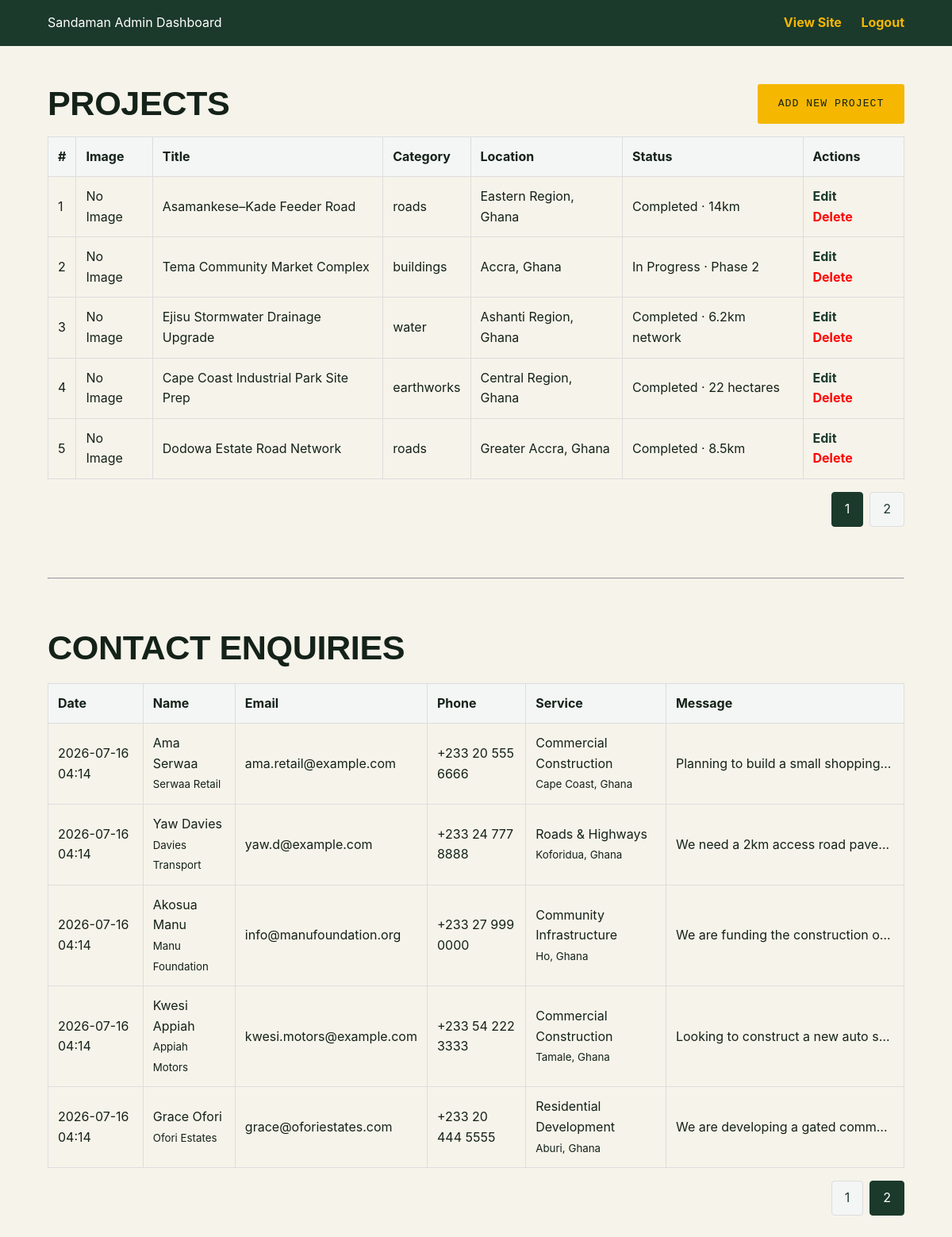
The app's page /admin/index.php?p_proj=1&p_cont=2 (signed in) with its own data.
### tables this page shows
CREATE TABLE IF NOT EXISTS projects (
    id INT AUTO_INCREMENT PRIMARY KEY,
    category VARCHAR(50) NOT NULL,
    location VARCHAR(255),
    title VARCHAR(255) NOT NULL,
    status VARCHAR(100),
    image_url VARCHAR(255),
    created_at TIMESTAMP DEFAULT CURRENT_TIMESTAMP
);

CREATE TABLE IF NOT EXISTS contacts (
    id INT AUTO_INCREMENT PRIMARY KEY,
    name VARCHAR(255) NOT NULL,
    company VARCHAR(255),
    email VARCHAR(255) NOT NULL,
    phone VARCHAR(50),
    service VARCHAR(100),
    location VARCHAR(255),
    message TEXT NOT NULL,
    created_at TIMESTAMP DEFAULT CURRENT_TIMESTAMP
);

### admin/index.php (the view, shortened to what this page needs)
<?php
require_once '../db/db.php';
$limit = 5;
$p_cont = isset($_GET['p_cont']) ? max(1, (int)$_GET['p_cont']) : 1;
$offset_cont = ($p_cont - 1) * $limit;
$stmt = $pdo->query('SELECT COUNT(*) FROM contacts');
$total_contacts = $stmt->fetchColumn();
$total_p_cont = ceil($total_contacts / $limit);
$stmt = $pdo->prepare('SELECT * FROM contacts ORDER BY created_at DESC LIMIT :limit OFFSET :offset');
$stmt->bindValue(':limit', $limit, PDO::PARAM_INT);
$stmt->bindValue(':offset', $offset_cont, PDO::PARAM_INT);
$stmt->execute();
$contacts = $stmt->fetchAll();
$p_proj = isset($_GET['p_proj']) ? max(1, (int)$_GET['p_proj']) : 1;
$offset_proj = ($p_proj - 1) * $limit;
$stmt = $pdo->query('SELECT COUNT(*) FROM projects');
$total_projects = $stmt->fetchColumn();
$total_p_proj = ceil($total_projects / $limit);
$stmt = $pdo->prepare('SELECT * FROM projects ORDER BY created_at DESC LIMIT :limit OFFSET :offset');
$stmt->bindValue(':limit', $limit, PDO::PARAM_INT);
$stmt->bindValue(':offset', $offset_proj, PDO::PARAM_INT);
$stmt->execute();
$projects = $stmt->fetchAll();
?>
<!DOCTYPE html>
<html lang="en">
<head>
    <link rel="stylesheet" href="../css/base.css">
    <link rel="stylesheet" href="../css/layout.css">
    <link rel="stylesheet" href="../css/components.css">
</head>
<body>
    <header class="admin-header">
        <div class="container">
            <div>Sandaman Admin Dashboard</div>
            <div>
                <a href="../index" target="_blank" style="margin-right:20px;">View Site</a>
                <a href="logout.php">Logout</a>
            </div>
        </div>
    </header>
    <main class="container dashboard-section">
        <div class="header-actions">
            <h2>Projects</h2>
            <a href="project_add.php" class="btn btn-primary">Add New Project</a>
        </div>
        <div class="table-responsive">
            <table>
                <thead>
                <tr>
                    <th>#</th>
                    <th>Image</th>
                    <th>Title</th>
                    <th>Category</th>
                    <th>Location</th>
                    <th>Status</th>
                    <th>Actions</th>
                </tr>
            </thead>
            <tbody>
                <?php if (empty($projects)): ?>
                    <tr><td colspan="7">No projects found.</td></tr>
                <?php else: ?>
                    <?php foreach ($projects as $index => $p): ?>
                        <tr>
                            <td><?= ($offset_proj + $index + 1) ?></td>
                            <td>
                                <?php if ($p['image_url']): ?>
                                    <img src="../<?= htmlspecialchars($p['image_url']) ?>" alt="Img" style="width:50px; height:50px; object-fit:cover;">
                                <?php else: ?>
                                    No Image
                                <?php endif; ?>
                            </td>
                            <td><?= htmlspecialchars($p['title']) ?></td>
                            <td><?= htmlspecialchars($p['category']) ?></td>
                            <td><?= htmlspecialchars($p['location']) ?></td>
                            <td><?= htmlspecialchars($p['status']) ?></td>
                            <td class="actions">
                                <a href="project_edit.php?id=<?= $p['id'] ?>">Edit</a>
                                <a href="#" class="delete" onclick="openDeleteModal('project_delete.php?id=<?= $p['id'] ?>'); return false;">Delete</a>
                            </td>
                        </tr>
                    <?php endforeach; ?>
                <?php endif; ?>
            </tbody>
        </table>
        </div>
        <?php if ($total_p_proj > 1): ?>
        <div class="pagination">
            <?php for ($i = 1; $i <= $total_p_proj; $i++): ?>
                <a href="?p_proj=<?= $i ?>&p_cont=<?= $p_cont ?>" class="<?= $i === $p_proj ? 'active' : '' ?>"><?= $i ?></a>
            <?php endfor; ?>
        </div>
        <?php endif; ?>
        <hr style="margin: 4rem 0;">
        <h2>Contact Enquiries</h2>
        <div class="table-responsive">
            <table>
            <thead>
                <tr>
                    <th>Date</th>
                    <th>Name</th>
                    <th>Email</th>
                    <th>Phone</th>
                    <th>Service</th>
                    <th>Message</th>
                </tr>
            </thead>
            <tbody>
                <?php if (empty($contacts)): ?>
                    <tr><td colspan="6">No enquiries yet.</td></tr>
                <?php else: ?>
                    <?php foreach ($contacts as $c): ?>
                        <tr>
                            <td><?= date('Y-m-d H:i', strtotime($c['created_at'])) ?></td>
                            <td><?= htmlspecialchars($c['name']) ?> <br><small><?= htmlspecialchars($c['company']) ?></small></td>
                            <td><a href="mailto:<?= htmlspecialchars($c['email']) ?>"><?= htmlspecialchars($c['email']) ?></a></td>
                            <td><?= htmlspecialchars($c['phone']) ?></td>
                            <td><?= htmlspecialchars($c['service']) ?> <br><small><?= htmlspecialchars($c['location']) ?></small></td>
                            <td style="max-width: 300px; overflow: hidden; text-overflow: ellipsis; white-space: nowrap;" title="<?= htmlspecialchars($c['message']) ?>">
                                <?= htmlspecialchars($c['message']) ?>
                            </td>
                        </tr>
                    <?php endforeach; ?>
                <?php endif; ?>
            </tbody>
        </table>
        </div>
        <?php if ($total_p_cont > 1): ?>
        <div class="pagination">
            <?php for ($i = 1; $i <= $total_p_cont; $i++): ?>
                <a href="?p_proj=<?= $p_proj ?>&p_cont=<?= $i ?>" class="<?= $i === $p_cont ? 'active' : '' ?>"><?= $i ?></a>
            <?php endfor; ?>
        </div>
        <?php endif; ?>
    </main>
</body>
</html>

### css/base.css (style rules this page uses)
:root { --ink: #142219; --forest: #1B3A2B; --forest-2: #2F5B41; --forest-3: #3E7554; --yellow: #F5B700; --yellow-deep:#C98F00; --paper: #F6F3EA; --paper-2: #EFEADA; --steel: #767C6F; --steel-light:#AEB3A3; --line: #DBD5C2; --line-dark: rgba(246,243,234,0.14); --white: #FFFFFF; --f-display: 'Archivo Expanded', 'Arial Narrow', sans-serif; --f-body: 'Inter', -apple-system, BlinkMacSystemFont, sans-serif; --f-mono: 'IBM Plex Mono', 'SFMono-Regular', monospace; --gutter: clamp(20px, 5vw, 64px); --radius: 3px; --ease: cubic-bezier(.22,.61,.36,1); }
*,*::before,*::after { box-sizing:border-box; }
html { scroll-behavior:smooth; }
body { margin:0; background:var(--paper); color:var(--ink); font-family:var(--f-body); font-size:16px; line-height:1.6; -webkit-font-smoothing:antialiased; overflow-x:hidden; }
a { color:inherit; text-decoration:none; }
h1,h2,h3,h4 { font-family:var(--f-display); font-weight:700; line-height:1.05; letter-spacing:-0.01em; margin:0 0 .5em; text-transform:uppercase; }
h2 { font-size:clamp(1.9rem, 3.6vw, 3rem); }
.container { max-width:1280px; margin:0 auto; padding:0 var(--gutter); }
.btn { display:inline-flex; align-items:center; gap:.6em; padding:.95em 1.8em; font-family:var(--f-mono); font-size:.82rem; font-weight:500; letter-spacing:.08em; text-transform:uppercase; border:2px solid transparent; border-radius:var(--radius); transition:background .25s var(--ease), color .25s var(--ease), border-color .25s var(--ease), transform .2s var(--ease); white-space:nowrap; }
.btn-primary { background:var(--yellow); color:var(--ink); }

### admin/index.php (style rules this page uses)
.admin-header { background: #1B3A2B; color: #fff; padding: 1rem 0; }
.admin-header .container { display: flex; justify-content: space-between; align-items: center; flex-wrap: wrap; gap: 1rem; }
.admin-header a { color: #F5B700; text-decoration: none; font-weight: bold; }
.dashboard-section { padding: 3rem var(--gutter); }
.table-responsive { width: 100%; overflow-x: auto; margin-top: 1rem; }
table { width: 100%; border-collapse: collapse; min-width: 800px; }
th, td { border: 1px solid #ddd; padding: 0.75rem; text-align: left; }
th { background: #f4f5f5; }
.actions a { margin-right: 10px; color: #1B3A2B; font-weight: bold; }
.actions a.delete { color: red; }
.header-actions { display: flex; justify-content: space-between; align-items: center; flex-wrap: wrap; gap: 1rem; margin-bottom: 1rem; }
.header-actions h2 { margin-bottom: 0; }
.pagination { margin-top: 1rem; display: flex; gap: 0.5rem; justify-content: flex-end; }
.pagination a { padding: 0.5rem 1rem; background: #f4f5f5; color: #1B3A2B; text-decoration: none; border: 1px solid #ddd; border-radius: 4px; }
.pagination a.active { background: #1B3A2B; color: #fff; border-color: #1B3A2B; }

### records on screen
projects: index "1", image_url "No Image", title "Asamankese–Kade Feeder Road", category "roads", location "Eastern Region, Ghana", status "Completed · 14km"
projects: index "2", image_url "No Image", title "Tema Community Market Complex", category "buildings", location "Accra, Ghana", status "In Progress · Phase 2"
projects: index "3", image_url "No Image", title "Ejisu Stormwater Drainage Upgrade", category "water", location "Ashanti Region, Ghana", status "Completed · 6.2km network"
projects: index "4", image_url "No Image", title "Cape Coast Industrial Park Site Prep", category "earthworks", location "Central Region, Ghana", status "Completed · 22 hectares"
projects: index "5", image_url "No Image", title "Dodowa Estate Road Network", category "roads", location "Greater Accra, Ghana", status "Completed · 8.5km"
contacts: created_at "2026-07-16 04:14", name "Ama Serwaa", company "Serwaa Retail", email "ama.retail@example.com", phone "+233 20 555 6666", service "Commercial Construction", location "Cape Coast, Ghana", message "Planning to build a small shopping…"
contacts: created_at "2026-07-16 04:14", name "Yaw Davies", company "Davies Transport", email "yaw.d@example.com", phone "+233 24 777 8888", service "Roads & Highways", location "Koforidua, Ghana", message "We need a 2km access road pave…"
contacts: created_at "2026-07-16 04:14", name "Akosua Manu", company "Manu Foundation", email "info@manufoundation.org", phone "+233 27 999 0000", service "Community Infrastructure", location "Ho, Ghana", message "We are funding the construction o…"
contacts: created_at "2026-07-16 04:14", name "Kwesi Appiah", company "Appiah Motors", email "kwesi.motors@example.com", phone "+233 54 222 3333", service "Commercial Construction", location "Tamale, Ghana", message "Looking to construct a new auto s…"
contacts: created_at "2026-07-16 04:14", name "Grace Ofori", company "Ofori Estates", email "grace@oforiestates.com", phone "+233 20 444 5555", service "Residential Development", location "Aburi, Ghana", message "We are developing a gated comm…"
